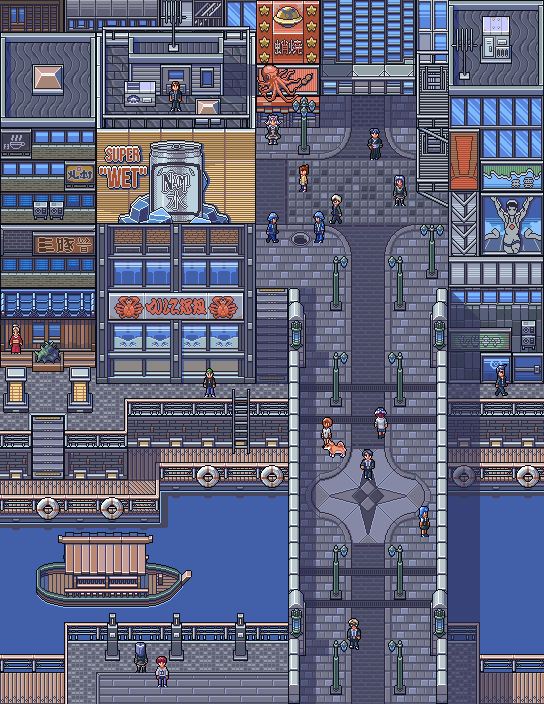
#> input picture Assets/GuttyKreum/DotonboriCity_v3/Example.png, 544 x 704 px
$ python -i generate_tower_deck_art.py   (imports and definitions only)
#> lines starting #> are read from the running program, lines starting #| are printed output that depends on the picture
### gamev2/tools/generate_pub_art.py
#!/usr/bin/env python3
"""generate_pub_art.py — everything inside the pub in Sendai (issue #217), and
the frame the two other interiors of that issue are built in.

In the manner of tools/generate_palace_art.py: shaded pixel art with a 1px ink
outline, drawn at half size (32px a cell) and pixel-doubled, in the house look
(issue #334): every colour is one the GuttyKreum sheets use, the outline is the
pack's navy, and nothing is lit (a lamp is the pack's dim gold, c6a663). Nothing is random
between runs (every scatter is seeded) and the only text (the score on the
television) is set in the game's own font, so a re-run is byte-identical on
the same machine.

The room is a British pub as Japan builds them: mahogany, dark green paper,
brass and red leather. All sprites are `pub-in-<piece>`:
  floor-a / floor-b       dark boards
  side-w / side-e         the side walls seen along their length
  wall-front              the front wall's head from inside
  threshold-w / -e        the doorway's two cells; doorlight: daylight through it (2x3, flat)
  wall-panel, wall-print  1x3 bays of the back wall: paper over a wainscot; a framed print
  wall-backbar            7x3 the back bar: dark glass, two shelves of bottles, optics
  wall-tv                 4x3 the big screen: the baseball (bump it)
  wall-darts              2x3 the dartboard in its cabinet, chalk scores (bump it)
  bar                     7x2 the bar: the staff's aisle behind, the counter with three
                          sets of taps and the till in front (bump it: the shop list)
  stool                   a bar stool
  table                   2x1 a table with two pints on it;  chair-w / chair-e: its chairs
  booth                   2x3 a high-backed bench either side of a table
  chalkboard              1x2 the specials, on an easel (bump it)
  lamp-hang               1x2 a green glass lamp hung from the ceiling (Tops)
                          (the lamps, the back bar and the screen glow at night: src/utils/Glows.js)

The frame (wall_side, wall_front, threshold, doorlight), the drawing helpers,
the colours and register() are imported by tools/generate_distillery_art.py,
generate_mall_art.py, generate_tower_deck_art.py, generate_wheel_art.py and
generate_flinders_art.py: rerun them after changing a value here. Nothing is
drawn or written on import.

Run from gamev2/:  python3 tools/generate_pub_art.py [--preview out.png]
Needs Pillow. Registers the sprites in config.json spriteMetadata + tileNames.
"""
import json
import random
import sys

from PIL import Image, ImageDraw, ImageFont

C = 32      # canvas px per cell (doubled on save)


def rgb(h):
    return (int(h[0:2], 16), int(h[2:4], 16), int(h[4:6], 16))


# Every colour is one the GuttyKreum sheets use (art-source/GuttyKreum; pub.test.js holds the pub to it).

INK = rgb('172459')                      # the pack's navy: every outline
VOID = rgb('080d16')
SHADE = rgb('2a3151')                    # what a thing throws on the floor, with alpha
WHITE, CREAM, CREAM_SH = rgb('fafcfd'), rgb('e4cecc'), rgb('d7b6ab')
#> further down, picture is the input picture: PIL image 544x704 RGBA; mean R, G, B, A 97.1, 100.6, 124.7, 255
DAY = (WHITE, rgb('ffe2e0'), CREAM)      # daylight at a door, palest first
GLOW, GLOW_HI = rgb('c6a663'), rgb('f3d890')                          # a lamp: the pack's dim gold, its core
WOOD, WOOD_HI, WOOD_DK = rgb('71412a'), rgb('85553e'), rgb('4d3326')  # mahogany
TOP, TOP_HI, TOP_DK = rgb('85553e'), rgb('b07c63'), rgb('68422d')     # a polished counter top
BOARD, BOARD_ALT, BOARD_HI, BOARD_DK = rgb('4d3326'), rgb('5a3827'), rgb('68422d'), rgb('2a2636')
GREEN, GREEN_HI, GREEN_DK = rgb('395050'), rgb('4a6262'), rgb('2e4040')   # the wallpaper
GREEN_GLINT = rgb('6c8e7f')
BRASS, BRASS_HI, BRASS_DK = rgb('c6a663'), rgb('f3d890'), rgb('a7843b')
LEATHER, LEATHER_HI, LEATHER_DK = rgb('aa4d31'), rgb('d16b56'), rgb('8a3a22')
STEEL, STEEL_HI, STEEL_DK = rgb('a4b0b5'), rgb('d1e2eb'), rgb('656e92')
MIRROR, MIRROR_HI = rgb('2c2d51'), rgb('4b6396')    # the back bar's glass: dark, a slanted glare
BEER, BEER_DK, FOAM = rgb('c6a663'), rgb('a7843b'), rgb('fafcfd')
SLATE, SLATE_HI = rgb('2e4040'), rgb('4a6262')
BLACK, BLACK_HI = rgb('1b1e2a'), rgb('47485d')
GRASS, GRASS_HI, DIRT, DIRT_DK = rgb('678e57'), rgb('83af6f'), rgb('b07c63'), rgb('86624f')
RED, LEAF, BLUE, BLUE_DK, ORANGE, PINK = rgb('d16b56'), rgb('508582'), rgb('4b6396'), rgb('314b8e'), rgb('ce6a42'), rgb('bb6479')
MAT, MAT_HI, ICE, SKY, SKIN = rgb('2a2636'), rgb('47485d'), rgb('d1e2eb'), rgb('bbe9ff'), rgb('f6a583')
# a bottle: its glass, the light down its side, its label
BOTTLES = [(LEAF, rgb('93c297'), CREAM), (GLOW, GLOW_HI, WHITE), (rgb('904a37'), RED, CREAM), (BLUE, rgb('588cc6'), CREAM),
           (CREAM, WHITE, CREAM_SH), (rgb('7f513b'), rgb('aa775f'), CREAM), (PINK, rgb('d78bc1'), CREAM)]

_FONTS = {}


# [12 lines left out: functions latin, new, not called in this run]


def box(d, x0, y0, x1, y1, fill, outline=INK):
    d.rectangle([x0, y0, x1, y1], fill=fill, outline=outline)


# [4 lines left out: function text, not called in this run]


def mix(a, b, t):
    return tuple(round(a[i] + (b[i] - a[i]) * t) for i in range(3))


# [16 lines left out: functions bar, post, not called in this run]


def shadow(d, x0, y0, x1, y1, a=90):
    d.ellipse([x0, y0, x1, y1], fill=SHADE + (a,))


# [17 lines left out: functions pint, bottle, not called in this run]


# ---- the frame: shared by the three interiors of issue #217 ---------------------------
#
# Each takes a palette: {'head', 'head_hi', 'head_dk'} the timber (or stone) of the
# wall's head, {'face', 'face_hi', 'face_dk'} the wall's face, 'trim' a line of
# colour along it, {'post', 'post_hi', 'post_dk'} the door posts, 'sill' the step.

PUB = {'head': WOOD, 'head_hi': WOOD_HI, 'head_dk': WOOD_DK, 'face': GREEN, 'face_hi': GREEN_HI, 'face_dk': GREEN_DK,
       'trim': BRASS, 'post': WOOD, 'post_hi': WOOD_HI, 'post_dk': WOOD_DK, 'sill': CREAM_SH}


# [516 lines left out: functions wall_side, wall_front, threshold, doorlight, register, boards and 14 more, not called in this run]


# The hanging lamps are Tops under four rows tall: lifted in front of whatever
# taller thing stands behind them. The light through the door lies on the floor.
DEPTH_BIAS = {'pub-in-lamp-hang': 10, 'pub-in-doorlight': -40}


# [2 lines that do not run on import are left out]

### gamev2/tools/generate_tower_deck_art.py
#!/usr/bin/env python3
"""generate_tower_deck_art.py — Fukuoka Tower's observation deck, and the view
the lift shows on the way up to it (issue #242).

In the manner of tools/generate_pub_art.py, whose frame (the side walls, the
front wall, the light through a door), drawing helpers and register() it
imports: shaded pixel art with a 1px ink outline, drawn at half size (32px a
cell) and pixel-doubled. Nothing is random between runs (every scatter is
seeded) and nothing is lettered, so a re-run is identical on any machine.

ONE VIEW, DRAWN ONCE. The panorama north from the tower is three canvases as
wide as the deck's wall (576px as drawn, 18 cells):
  near     the tower's plaza at the bottom, then the road, Seaside Momochi's
           park, the promenade and the beach, Marizon on its pier, and the
           town either side of the bay. Transparent above its skyline.
  far      Hakata Bay, the islands, the horizon and the day sky in flat bands.
           Opaque.
  lights   the lit pixels of `near` and nothing else: windows, lamps, cars.
The lift's ride (src/ViewRide.js) pans `near` and `far` behind its window as
you rise, each bottom-aligned at the ground and top-aligned at the top, tints
both with the hour's grade (DayNight.GRADES) and draws `lights` over `near`
when that grade has lights. The deck's six panes are the same canvases as the
lift shows them at the top (PANE_BAND: the rows that hold the horizon), so
what you rode up to is what the windows show. The room is `daylight`, graded
by the hour as the street is: the panes are drawn by day, once.

Pictures for the ride (whole images, centred, no tile name; saved pixel-doubled):
  view-lift               640x640 the glass lift from inside: steel walls, the
                          counter's dark panel over the window, the cabin floor
                          (the window is a hole: ViewRide.RIDES.lift.window)
  view-fukuoka-near / -far / -lights
                          the middle 384 columns of the three canvases (the
                          lift comes up in the middle of the deck)

Sprites, all `deck-in-<piece>`:
  floor-a / floor-b       dark carpet tiles
  side-w / side-e         the side walls seen along their length
  wall-front              the front wall's head from inside
  lift-w / lift-e         the lift's sill, the doorway's two cells; doorlight:
                          the cabin's light on the carpet (2x3, flat)
  window-1 .. window-6    3x5 a pane of the back wall, floor to ceiling (bump one)
  binoculars              1x2 a coin-operated viewer on its post (bump it)
  compass                 2x1 a plinth with a brass map of what is where (bump it)
  locks                   2x2 the fence the padlocks are left on (bump it)
  bench                   2x1 a bench to look out from
  lift-sign               1x2 the sign by the lift (bump it)
  downlight               1x2 a pendant lamp, over your head

The helpers at the top (sky, water, block, tree, lamp, car, cut, picture,
register_pictures) are plain functions: tools/generate_wheel_art.py draws the
view from the Dotonbori wheel with them.

Run from gamev2/:  python3 tools/generate_tower_deck_art.py [--preview out.png]
Needs Pillow. Registers the sprites in config.json spriteMetadata + tileNames,
the pictures in spriteMetadata alone.
"""
import json
import math
import random
import sys

from PIL import Image

from generate_pub_art import (
    C, INK, VOID, WHITE, BRASS, BRASS_HI, BRASS_DK, STEEL, STEEL_HI, STEEL_DK, BLACK, GLOW, GLOW_HI,
    new, box, mix, bar, post, shadow, wall_side, wall_front, doorlight, register,
)

# ---- the palette of a view ------------------------------------------------------------------
SKY = [(96, 150, 232), (112, 168, 242), (129, 184, 248), (150, 198, 250), (174, 212, 251), (198, 226, 252), (220, 237, 252)]
HAZE = (206, 226, 246)                                             # what distance fades to
SEA_FAR, SEA, SEA_DEEP, GLINT = (142, 190, 240), (98, 146, 226), (66, 104, 190), (214, 236, 255)
SAND, SAND_HI, SAND_DK, WET, SURF = (232, 214, 170), (244, 232, 196), (206, 186, 140), (186, 172, 142), (246, 250, 254)
GRASS, GRASS_HI, GRASS_DK = (103, 142, 87), (137, 175, 120), (72, 108, 76)
PAVE, PAVE_HI, PAVE_DK = (176, 180, 216), (202, 206, 234), (146, 150, 190)
ROAD, ROAD_DK, LINE = (78, 80, 104), (58, 60, 82), (232, 232, 238)
GLASS, GLASS_HI, GLASS_DK = (75, 99, 150), (125, 185, 250), (44, 45, 81)
WALLS = [(188, 199, 204), (214, 208, 196), (160, 164, 184), (198, 170, 113), (224, 196, 170), (150, 160, 150), (201, 120, 100)]
RED, RED_HI, RED_DK = (209, 107, 86), (246, 165, 131), (150, 70, 70)
LIT, LIT_HI, LIT_COOL, LIT_RED = (255, 206, 110), (255, 240, 190), (214, 232, 255), (244, 96, 84)

# what the night's grade multiplies the street by (src/DayNight.js GRADES.night): only for the
# preview sheet's night frames, which show what ViewRide will draw. The game reads its own.
NIGHT = (0x74, 0x80, 0xc0)


# ---- helpers a view is drawn with -----------------------------------------------------------

# [130 lines left out: functions sky, cloud, water, block, tree, palm and 3 more, not called in this run]


def cut(im, x, w, y=0, h=None):
    """The part of a canvas a window shows: `w` columns from x (and `h` rows from y)."""
    return im.crop((x, y, x + w, y + (im.height - y if h is None else h)))


# [15 lines left out: functions picture, register_pictures, not called in this run]


def night(im, grade=NIGHT):
    """`im` as the night's grade leaves it: every channel multiplied (the preview only)."""
#> called with grade = (116, 128, 192)
    r, g, b, a = im.split()
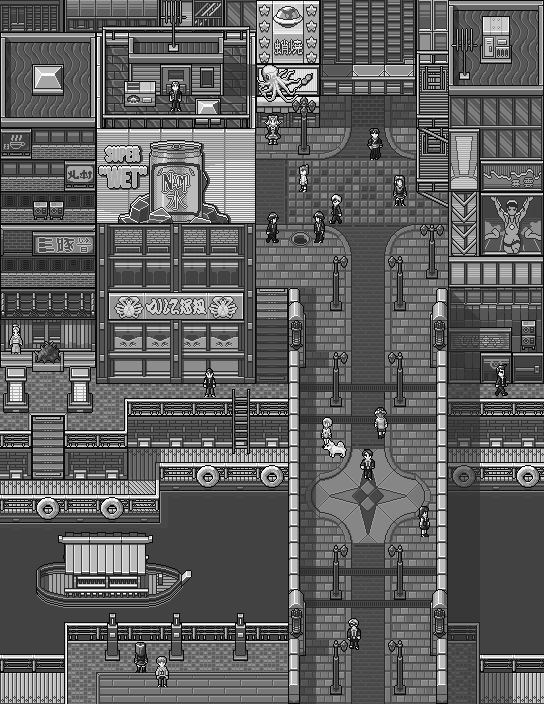
#> r: PIL image 544x704 L; min 0, max 255, mean 97.1
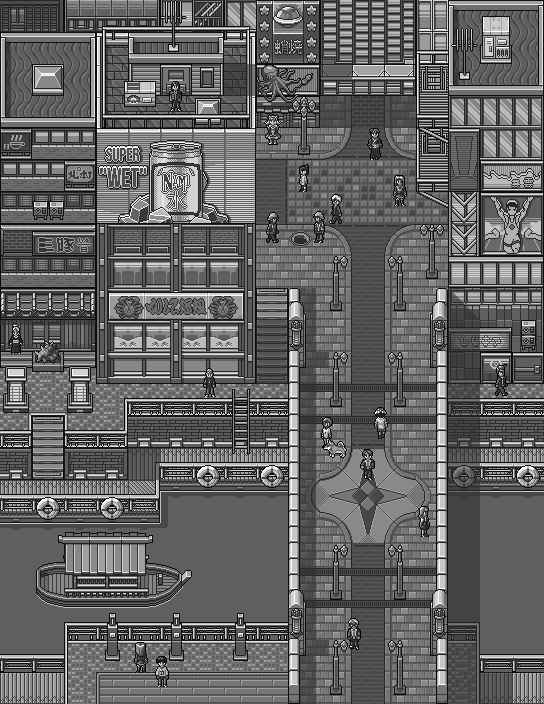
#> g: PIL image 544x704 L; min 0, max 255, mean 100.6
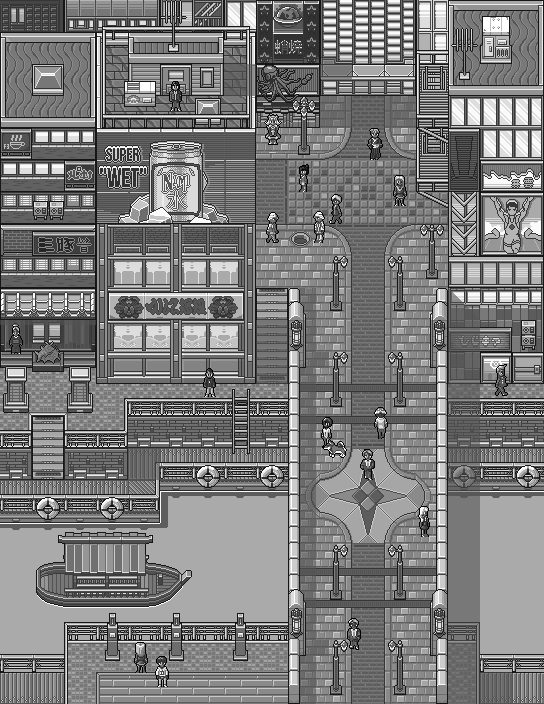
#> b: PIL image 544x704 L; min 0, max 255, mean 124.7
#> a: PIL image 544x704 L; every value is 255
    return Image.merge('RGBA', [ch.point(lambda v, m=m: v * m // 255) for ch, m in zip((r, g, b), grade)] + [a])
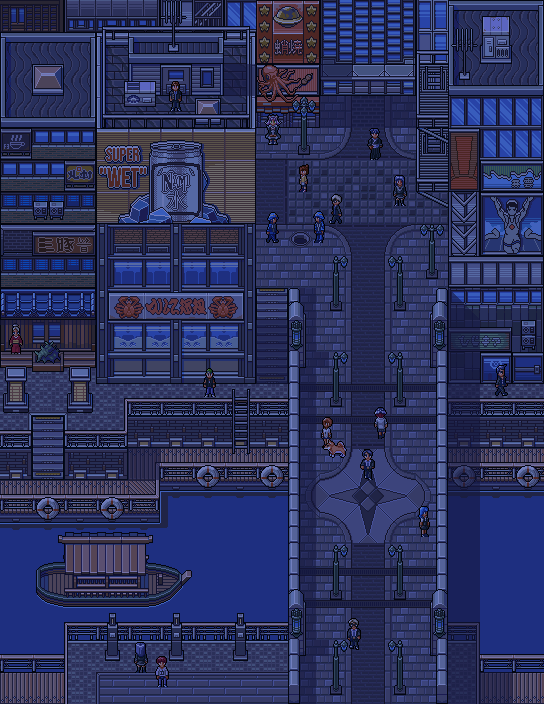
#> returned value: PIL image 544x704 RGBA; mean R, G, B, A 43.7, 50, 93.4, 255


# [28 lines left out: functions framed, sheet, not called in this run]


# ---- the panorama north from Fukuoka Tower ---------------------------------------------------
PAN_W = 18 * C              # as wide as the deck's wall
NEAR_H, FAR_H = 512, 320    # the two layers; the taller one moves further (ViewRide.pan)
LIFT_WIN = (64, 64, 192, 224)       # the hole in view-lift: x, y, w, h as drawn (doubled: ViewRide.RIDES.lift.window)
LIFT_X = (PAN_W - LIFT_WIN[2]) // 2   # the lift's columns of the panorama: its middle
HORIZON = 84                # far's row where the bay meets the sky
PANE_BAND = 24              # the top row of the 160 a pane shows, of the view from the top
SHORE = 150                 # near's row where the beach meets the water, in the middle
PROM, PARK, ROADS, FORE, PLAZA = 204, 216, 276, 306, 398    # near's rows: promenade, park, road, forecourt, plaza
MARIZON = 262               # the pier's middle column
AXIS = (250, 274)           # the paved way from the tower to the pier


# [268 lines left out: functions shore, far_layer, near_layers, not called in this run]


# ---- the lift ----------------------------------------------------------------------------------
CAB, CAB_HI, CAB_DK = (84, 92, 122), (120, 130, 160), (56, 62, 90)
PANEL = (14, 16, 28)
LIFT_PANEL = (100, 18, 120, 32)     # the counter's panel: x, y, w, h as drawn (doubled: ViewRide.RIDES.lift.panel)


# [57 lines left out: function lift_frame, not called in this run]


# ---- the deck's own pieces -----------------------------------------------------------------------
CARPET, CARPET_ALT, CARPET_HI, CARPET_DK = (58, 62, 98), (52, 56, 90), (78, 84, 124), (42, 44, 74)
DECK = {'head': (76, 82, 112), 'head_hi': (112, 120, 152), 'head_dk': (50, 54, 82), 'face': (104, 112, 146), 'face_hi': (136, 146, 178),
        'face_dk': (78, 84, 118), 'trim': STEEL, 'post': STEEL, 'post_hi': STEEL_HI, 'post_dk': STEEL_DK, 'sill': STEEL_DK}


# [192 lines left out: functions carpet, lift_sill, pane, binoculars, compass, locks and 5 more, not called in this run]


# The pendant lamps are Tops under four rows tall: lifted in front of whatever taller
# thing stands behind them. The light out of the lift lies on the carpet.
DEPTH_BIAS = {'deck-in-downlight': 10, 'deck-in-doorlight': -40}


# [26 lines left out: function main, not called in this run]


# [2 lines not run here, left out]

>>> from PIL import Image
>>> picture = Image.open('../../Assets/GuttyKreum/DotonboriCity_v3/Example.png')
>>> result = night(picture)
